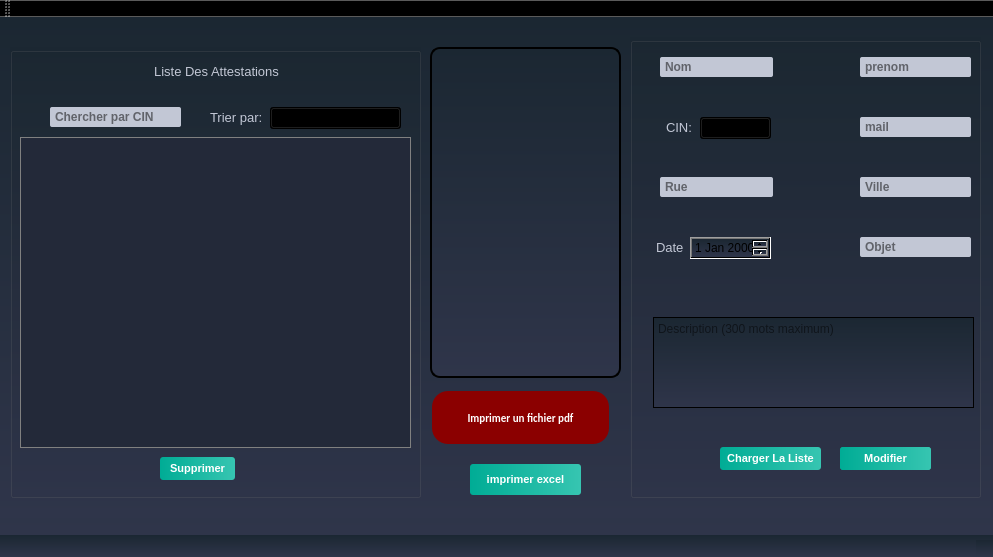
<?xml version="1.0" encoding="UTF-8"?>
<ui version="4.0">
 <class>MainWindow</class>
 <widget class="QMainWindow" name="MainWindow">
  <property name="geometry">
   <rect>
    <x>0</x>
    <y>0</y>
    <width>993</width>
    <height>557</height>
   </rect>
  </property>
  <property name="windowTitle">
   <string>Gestion des Clients</string>
  </property>
  <property name="styleSheet">
   <string notr="true">QWidget
{
	background-color: qlineargradient(spread:repeat, x1:1, y1:0, x2:1, y2:1, stop:0 rgba(27, 39, 50, 255),stop:1 rgba(47, 53, 74, 255));
	color: #000000;

}

QLabel
{
	background-color: transparent;
	color: #c2c7d5;
	font-size: 13px;

}
QPushButton
{
	background-color: qlineargradient(spread:pad, x1:0, y1:0.511, x2:1, y2:0.511, stop:0 rgba(0, 172, 149, 255),stop:0.995192 rgba(54, 197, 177, 255));
	color: #fff;
	font-size: 11px;
	font-weight: bold;
	border: none;
	border-radius: 3px;
	padding: 5px;

}


QPushButton::pressed
{
	background-color: qlineargradient(spread:pad, x1:0, y1:0.511, x2:1, y2:0.511, stop:0 rgba(0, 207, 179, 255),stop:1 rgba(70, 255, 230, 255));

}
QCheckBox
{
	background-color: transparent;
	color: #fff;
	font-size: 10px;
	font-weight: bold;
	border: none;
	border-radius: 5px;

}


/*-----QCheckBox-----*/
QCheckBox::indicator
{
    color: #b1b1b1;
    background-color: #323232;
    border: 1px solid darkgray;
    width: 12px;
    height: 12px;

}

QCheckBox::indicator
{
    color: #b1b1b1;
    background-color: #323232;
    border: 1px solid darkgray;
    width: 12px;
    height: 12px;

}


QCheckBox::indicator:checked
{
	background-color: qlineargradient(spread:pad, x1:0, y1:0.511, x2:1, y2:0.511, stop:0 rgba(0, 172, 149, 255),stop:0.995192 rgba(54, 197, 177, 255));;
    border: 1px solid #607cff;

}


QCheckBox::indicator:unchecked:hover
{
    border: 1px solid #08b099;

}


QCheckBox::disabled
{
	color: #656565;

}


QCheckBox::indicator:disabled
{
	background-color: #656565;
	color: #656565;
    border: 1px solid #656565;

}
QLineEdit
{
	background-color: #c2c7d5;
	color: #000;
	font-weight: bold;
	border: none;
	border-radius: 2px;
	padding: 3px;

}


/*-----QListView-----*/
QListView
{
	background-color: qlineargradient(spread:pad, x1:1, y1:0, x2:1, y2:1, stop:0 rgba(50, 61, 80, 255),stop:1 rgba(44, 49, 69, 255));
	color: #fff;
	font-size: 12px;
	font-weight: bold;
	border: 1px solid #191919;
	show-decoration-selected: 0;

}


QListView::item
{
	color: #31cecb;
	background-color: #454e5e;
	border: none;
	padding: 5px;
	border-radius: 0px;
	padding-left : 10px;
	height: 42px;

}

QListView::item:selected
{
	color: #31cecb;
	background-color: #454e5e;

}


QListView::item:!selected
{
	color:white;
	background-color: transparent;
	border: none;
	padding-left : 10px;

}


QListView::item:!selected:hover
{
	color: #bbbcba;
	background-color: #454e5e;
	border: none;
	padding-left : 10px;

}


/*-----QTreeView-----*/
QTreeView 
{
	background-color: #232939;
	show-decoration-selected: 0;
	color: #c2c8d7;

}


QTreeView::item 
{
	border-top-color: transparent;
	border-bottom-color: transparent;

}


QTreeView::item:hover 
{
	background-color: #606060;
	color: #fff;

}


QTreeView::item:selected 
{
	background-color: #0ab19a;
	color: #fff;

}


QTreeView::item:selected:active
{
	background-color: #0ab19a;
	color: #fff;

}


QTreeView::branch:has-children:!has-siblings:closed,
QTreeView::branch:closed:has-children:has-siblings 
{
	image: url(://tree-closed.png);

}

QTreeView::branch:open:has-children:!has-siblings,
QTreeView::branch:open:has-children:has-siblings  
{
	image: url(://tree-open.png);

}


/*-----QTableView &amp; QTableWidget-----*/
QTableView
{
    background-color: #232939;
	border: 1px solid gray;
    color: #f0f0f0;
    gridline-color: #232939;
    outline : 0;

}


QTableView::disabled
{
    background-color: #242526;
    border: 1px solid #32414B;
    color: #656565;
    gridline-color: #656565;
    outline : 0;

}


QTableView::item:hover 
{
    background-color: #606060;
    color: #f0f0f0;

}


QTableView::item:selected 
{
	background-color: #0ab19a;
    color: #F0F0F0;

}


QTableView::item:selected:disabled
{
    background-color: #1a1b1c;
    border: 2px solid #525251;
    color: #656565;

}


QTableCornerButton::section
{
	background-color: #343a49;
    color: #fff;

}


QHeaderView::section
{
	color: #fff;
	border-top: 0px;
	border-bottom: 1px solid gray;
	border-right: 1px solid gray;
	background-color: #343a49;
    margin-top:1px;
	margin-bottom:1px;
	padding: 5px;

}


QHeaderView::section:disabled
{
    background-color: #525251;
    color: #656565;

}


QHeaderView::section:checked
{
    color: #fff;
    background-color: #0ab19a;

}


QHeaderView::section:checked:disabled
{
    color: #656565;
    background-color: #525251;

}


QHeaderView::section::vertical::first,
QHeaderView::section::vertical::only-one
{
    border-top: 1px solid #353635;

}


QHeaderView::section::vertical
{
    border-top: 1px solid #353635;

}


QHeaderView::section::horizontal::first,
QHeaderView::section::horizontal::only-one
{
    border-left: 1px solid #353635;

}


QHeaderView::section::horizontal
{
    border-left: 1px solid #353635;

}


/*-----QScrollBar-----*/
QScrollBar:horizontal 
{
    background-color: transparent;
    height: 8px;
    margin: 0px;
    padding: 0px;

}


QScrollBar::handle:horizontal 
{
    border: none;
	min-width: 100px;
    background-color: #56576c;

}


QScrollBar::add-line:horizontal, 
QScrollBar::sub-line:horizontal,
QScrollBar::add-page:horizontal, 
QScrollBar::sub-page:horizontal 
{
    width: 0px;
    background-color: transparent;

}


QScrollBar:vertical 
{
    background-color: transparent;
    width: 8px;
    margin: 0;

}


QScrollBar::handle:vertical 
{
    border: none;
	min-height: 100px;
    background-color: #56576c;

}


QScrollBar::add-line:vertical, 
QScrollBar::sub-line:vertical,
QScrollBar::add-page:vertical, 
QScrollBar::sub-page:vertical 
{
    height: 0px;
    background-color: transparent;

}


</string>
  </property>
  <widget class="QWidget" name="centralWidget">
   <widget class="QStackedWidget" name="stackedWidget">
    <property name="geometry">
     <rect>
      <x>0</x>
      <y>0</y>
      <width>991</width>
      <height>501</height>
     </rect>
    </property>
    <property name="currentIndex">
     <number>0</number>
    </property>
    <widget class="QWidget" name="page">
     <widget class="QGroupBox" name="groupBox">
      <property name="geometry">
       <rect>
        <x>10</x>
        <y>30</y>
        <width>411</width>
        <height>451</height>
       </rect>
      </property>
      <property name="title">
       <string/>
      </property>
      <widget class="QTableView" name="listAtt">
       <property name="geometry">
        <rect>
         <x>10</x>
         <y>90</y>
         <width>391</width>
         <height>311</height>
        </rect>
       </property>
      </widget>
      <widget class="QLabel" name="label">
       <property name="geometry">
        <rect>
         <x>16</x>
         <y>9</y>
         <width>381</width>
         <height>31</height>
        </rect>
       </property>
       <property name="text">
        <string>Liste Des Attestations</string>
       </property>
       <property name="alignment">
        <set>Qt::AlignCenter</set>
       </property>
      </widget>
      <widget class="QPushButton" name="btnSupp">
       <property name="geometry">
        <rect>
         <x>150</x>
         <y>410</y>
         <width>75</width>
         <height>23</height>
        </rect>
       </property>
       <property name="text">
        <string>Supprimer</string>
       </property>
      </widget>
      <widget class="QLineEdit" name="rech">
       <property name="geometry">
        <rect>
         <x>40</x>
         <y>60</y>
         <width>131</width>
         <height>20</height>
        </rect>
       </property>
       <property name="text">
        <string/>
       </property>
       <property name="placeholderText">
        <string>Chercher par CIN</string>
       </property>
      </widget>
      <widget class="QComboBox" name="tri">
       <property name="geometry">
        <rect>
         <x>260</x>
         <y>60</y>
         <width>131</width>
         <height>22</height>
        </rect>
       </property>
       <item>
        <property name="text">
         <string>-</string>
        </property>
       </item>
       <item>
        <property name="text">
         <string>Date(ordre croissant)</string>
        </property>
       </item>
       <item>
        <property name="text">
         <string>Date(ordre decroissant)</string>
        </property>
       </item>
      </widget>
      <widget class="QLabel" name="label_tri">
       <property name="geometry">
        <rect>
         <x>200</x>
         <y>60</y>
         <width>61</width>
         <height>21</height>
        </rect>
       </property>
       <property name="text">
        <string>Trier par:</string>
       </property>
      </widget>
     </widget>
     <widget class="QGroupBox" name="groupBox_2">
      <property name="geometry">
       <rect>
        <x>630</x>
        <y>20</y>
        <width>351</width>
        <height>461</height>
       </rect>
      </property>
      <property name="title">
       <string/>
      </property>
      <widget class="QLineEdit" name="nom">
       <property name="geometry">
        <rect>
         <x>30</x>
         <y>20</y>
         <width>113</width>
         <height>20</height>
        </rect>
       </property>
       <property name="placeholderText">
        <string>Nom</string>
       </property>
      </widget>
      <widget class="QLineEdit" name="prenom">
       <property name="geometry">
        <rect>
         <x>230</x>
         <y>20</y>
         <width>111</width>
         <height>20</height>
        </rect>
       </property>
       <property name="placeholderText">
        <string>prenom</string>
       </property>
      </widget>
      <widget class="QLineEdit" name="mail">
       <property name="geometry">
        <rect>
         <x>230</x>
         <y>80</y>
         <width>111</width>
         <height>20</height>
        </rect>
       </property>
       <property name="placeholderText">
        <string>mail</string>
       </property>
      </widget>
      <widget class="QComboBox" name="cin">
       <property name="geometry">
        <rect>
         <x>70</x>
         <y>80</y>
         <width>71</width>
         <height>22</height>
        </rect>
       </property>
      </widget>
      <widget class="QLabel" name="label_2">
       <property name="geometry">
        <rect>
         <x>36</x>
         <y>80</y>
         <width>31</width>
         <height>21</height>
        </rect>
       </property>
       <property name="text">
        <string>CIN:</string>
       </property>
      </widget>
      <widget class="QLineEdit" name="rue">
       <property name="geometry">
        <rect>
         <x>30</x>
         <y>140</y>
         <width>113</width>
         <height>20</height>
        </rect>
       </property>
       <property name="placeholderText">
        <string>Rue</string>
       </property>
      </widget>
      <widget class="QLineEdit" name="ville">
       <property name="geometry">
        <rect>
         <x>230</x>
         <y>140</y>
         <width>111</width>
         <height>20</height>
        </rect>
       </property>
       <property name="placeholderText">
        <string>Ville</string>
       </property>
      </widget>
      <widget class="QTextEdit" name="desc">
       <property name="geometry">
        <rect>
         <x>23</x>
         <y>280</y>
         <width>321</width>
         <height>91</height>
        </rect>
       </property>
       <property name="placeholderText">
        <string>Description (300 mots maximum)</string>
       </property>
      </widget>
      <widget class="QDateEdit" name="date">
       <property name="geometry">
        <rect>
         <x>60</x>
         <y>200</y>
         <width>81</width>
         <height>22</height>
        </rect>
       </property>
      </widget>
      <widget class="QLabel" name="label_3">
       <property name="geometry">
        <rect>
         <x>26</x>
         <y>200</y>
         <width>41</width>
         <height>21</height>
        </rect>
       </property>
       <property name="text">
        <string>Date</string>
       </property>
      </widget>
      <widget class="QLineEdit" name="objet">
       <property name="geometry">
        <rect>
         <x>230</x>
         <y>200</y>
         <width>111</width>
         <height>20</height>
        </rect>
       </property>
       <property name="text">
        <string/>
       </property>
       <property name="placeholderText">
        <string>Objet</string>
       </property>
      </widget>
      <widget class="QPushButton" name="btnAjout">
       <property name="geometry">
        <rect>
         <x>210</x>
         <y>410</y>
         <width>91</width>
         <height>23</height>
        </rect>
       </property>
       <property name="text">
        <string>Ajouter</string>
       </property>
      </widget>
      <widget class="QPushButton" name="btnModif">
       <property name="geometry">
        <rect>
         <x>210</x>
         <y>410</y>
         <width>91</width>
         <height>23</height>
        </rect>
       </property>
       <property name="text">
        <string>Modifier</string>
       </property>
      </widget>
      <widget class="QPushButton" name="pushButton">
       <property name="geometry">
        <rect>
         <x>90</x>
         <y>410</y>
         <width>101</width>
         <height>23</height>
        </rect>
       </property>
       <property name="text">
        <string>Charger La Liste</string>
       </property>
      </widget>
     </widget>
     <widget class="QTextEdit" name="Impression">
      <property name="geometry">
       <rect>
        <x>430</x>
        <y>30</y>
        <width>191</width>
        <height>331</height>
       </rect>
      </property>
      <property name="styleSheet">
       <string notr="true">border: 2px solid bleu;
border-radius: 10px;
padding:  0 9px;
font: bold, &quot;Comic Sans MS&quot;;;
text-align:center;</string>
      </property>
     </widget>
     <widget class="QPushButton" name="imprimer">
      <property name="geometry">
       <rect>
        <x>430</x>
        <y>370</y>
        <width>181</width>
        <height>61</height>
       </rect>
      </property>
      <property name="styleSheet">
       <string notr="true">background-color: #8B0000	;
  border: none;
  color: white;
  padding: 10px;
  text-align: center;
  text-decoration: none;
font-family:calibri;
  display: inline-block;
  font-size: 11px;
  margin: 4px 2px;
  border-radius : 16px;</string>
      </property>
      <property name="text">
       <string>Imprimer un fichier pdf</string>
      </property>
     </widget>
     <widget class="QPushButton" name="pushButton_2">
      <property name="geometry">
       <rect>
        <x>470</x>
        <y>447</y>
        <width>111</width>
        <height>31</height>
       </rect>
      </property>
      <property name="text">
       <string>imprimer excel</string>
      </property>
     </widget>
    </widget>
    <widget class="QWidget" name="page_2">
     <widget class="QTableView" name="tabPass">
      <property name="geometry">
       <rect>
        <x>30</x>
        <y>100</y>
        <width>351</width>
        <height>341</height>
       </rect>
      </property>
     </widget>
     <widget class="Line" name="line">
      <property name="geometry">
       <rect>
        <x>403</x>
        <y>10</y>
        <width>20</width>
        <height>471</height>
       </rect>
      </property>
      <property name="orientation">
       <enum>Qt::Vertical</enum>
      </property>
     </widget>
     <widget class="QLabel" name="label_4">
      <property name="geometry">
       <rect>
        <x>50</x>
        <y>10</y>
        <width>321</width>
        <height>31</height>
       </rect>
      </property>
      <property name="text">
       <string>Liste Passeport</string>
      </property>
      <property name="alignment">
       <set>Qt::AlignCenter</set>
      </property>
     </widget>
     <widget class="QLineEdit" name="mailP">
      <property name="geometry">
       <rect>
        <x>810</x>
        <y>210</y>
        <width>151</width>
        <height>21</height>
       </rect>
      </property>
      <property name="placeholderText">
       <string>Mail</string>
      </property>
     </widget>
     <widget class="QComboBox" name="cinP">
      <property name="geometry">
       <rect>
        <x>500</x>
        <y>90</y>
        <width>141</width>
        <height>22</height>
       </rect>
      </property>
      <item>
       <property name="text">
        <string>09635352</string>
       </property>
      </item>
      <item>
       <property name="text">
        <string>08456122</string>
       </property>
      </item>
     </widget>
     <widget class="QLabel" name="label_5">
      <property name="geometry">
       <rect>
        <x>440</x>
        <y>90</y>
        <width>41</width>
        <height>21</height>
       </rect>
      </property>
      <property name="text">
       <string>CIN</string>
      </property>
     </widget>
     <widget class="QLabel" name="label_6">
      <property name="geometry">
       <rect>
        <x>570</x>
        <y>10</y>
        <width>321</width>
        <height>31</height>
       </rect>
      </property>
      <property name="text">
       <string>Ajout Passeport</string>
      </property>
      <property name="alignment">
       <set>Qt::AlignCenter</set>
      </property>
     </widget>
     <widget class="QLabel" name="label_7">
      <property name="geometry">
       <rect>
        <x>440</x>
        <y>210</y>
        <width>91</width>
        <height>16</height>
       </rect>
      </property>
      <property name="text">
       <string>Date Naissance</string>
      </property>
     </widget>
     <widget class="QDateEdit" name="dateP">
      <property name="geometry">
       <rect>
        <x>530</x>
        <y>210</y>
        <width>110</width>
        <height>22</height>
       </rect>
      </property>
     </widget>
     <widget class="QLineEdit" name="adresse">
      <property name="geometry">
       <rect>
        <x>500</x>
        <y>330</y>
        <width>141</width>
        <height>21</height>
       </rect>
      </property>
      <property name="placeholderText">
       <string>Adresse</string>
      </property>
     </widget>
     <widget class="QComboBox" name="sexe">
      <property name="geometry">
       <rect>
        <x>850</x>
        <y>90</y>
        <width>111</width>
        <height>22</height>
       </rect>
      </property>
      <item>
       <property name="text">
        <string>Male</string>
       </property>
      </item>
      <item>
       <property name="text">
        <string>Female</string>
       </property>
      </item>
      <item>
       <property name="text">
        <string>Autre</string>
       </property>
      </item>
     </widget>
     <widget class="QLabel" name="label_8">
      <property name="geometry">
       <rect>
        <x>810</x>
        <y>90</y>
        <width>41</width>
        <height>21</height>
       </rect>
      </property>
      <property name="text">
       <string>Sexe</string>
      </property>
     </widget>
     <widget class="QComboBox" name="etat">
      <property name="geometry">
       <rect>
        <x>870</x>
        <y>150</y>
        <width>91</width>
        <height>22</height>
       </rect>
      </property>
      <item>
       <property name="text">
        <string>Celibataire</string>
       </property>
      </item>
      <item>
       <property name="text">
        <string>Marie</string>
       </property>
      </item>
      <item>
       <property name="text">
        <string>Divorce</string>
       </property>
      </item>
      <item>
       <property name="text">
        <string/>
       </property>
      </item>
     </widget>
     <widget class="QLabel" name="label_9">
      <property name="geometry">
       <rect>
        <x>810</x>
        <y>150</y>
        <width>51</width>
        <height>21</height>
       </rect>
      </property>
      <property name="text">
       <string>Etat Civil</string>
      </property>
     </widget>
     <widget class="QPushButton" name="btnAjout2">
      <property name="geometry">
       <rect>
        <x>690</x>
        <y>400</y>
        <width>121</width>
        <height>31</height>
       </rect>
      </property>
      <property name="text">
       <string>Ajouter</string>
      </property>
     </widget>
     <widget class="QPushButton" name="btnModif2">
      <property name="geometry">
       <rect>
        <x>690</x>
        <y>400</y>
        <width>121</width>
        <height>31</height>
       </rect>
      </property>
      <property name="text">
       <string>Modifier</string>
      </property>
     </widget>
     <widget class="QPushButton" name="charger">
      <property name="geometry">
       <rect>
        <x>50</x>
        <y>460</y>
        <width>101</width>
        <height>31</height>
       </rect>
      </property>
      <property name="text">
       <string>Charger Liste</string>
      </property>
     </widget>
     <widget class="QPushButton" name="btnSupp2">
      <property name="geometry">
       <rect>
        <x>160</x>
        <y>460</y>
        <width>101</width>
        <height>31</height>
       </rect>
      </property>
      <property name="text">
       <string>Supprimer</string>
      </property>
     </widget>
     <widget class="QLineEdit" name="rech2">
      <property name="geometry">
       <rect>
        <x>40</x>
        <y>70</y>
        <width>121</width>
        <height>21</height>
       </rect>
      </property>
      <property name="placeholderText">
       <string>Chercher Par CIN</string>
      </property>
     </widget>
     <widget class="QLabel" name="label_10">
      <property name="geometry">
       <rect>
        <x>220</x>
        <y>70</y>
        <width>31</width>
        <height>21</height>
       </rect>
      </property>
      <property name="text">
       <string>Trier</string>
      </property>
     </widget>
     <widget class="QComboBox" name="tri2">
      <property name="geometry">
       <rect>
        <x>250</x>
        <y>70</y>
        <width>121</width>
        <height>22</height>
       </rect>
      </property>
      <item>
       <property name="text">
        <string>-</string>
       </property>
      </item>
      <item>
       <property name="text">
        <string>Date Naissance(ordre croissant)</string>
       </property>
      </item>
      <item>
       <property name="text">
        <string>Date Naissance(ordre decroissant)</string>
       </property>
      </item>
     </widget>
     <widget class="QComboBox" name="raison">
      <property name="geometry">
       <rect>
        <x>498</x>
        <y>150</y>
        <width>141</width>
        <height>22</height>
       </rect>
      </property>
      <item>
       <property name="text">
        <string>Premier Passeport</string>
       </property>
      </item>
      <item>
       <property name="text">
        <string>Passeport Sature</string>
       </property>
      </item>
      <item>
       <property name="text">
        <string>Passeport vole</string>
       </property>
      </item>
      <item>
       <property name="text">
        <string>Passeport Perdu</string>
       </property>
      </item>
      <item>
       <property name="text">
        <string>Renouvellement</string>
       </property>
      </item>
      <item>
       <property name="text">
        <string>Changement Renseignements</string>
       </property>
      </item>
     </widget>
     <widget class="QLabel" name="label_11">
      <property name="geometry">
       <rect>
        <x>440</x>
        <y>150</y>
        <width>61</width>
        <height>21</height>
       </rect>
      </property>
      <property name="text">
       <string>Raison</string>
      </property>
     </widget>
     <widget class="QLabel" name="label_12">
      <property name="geometry">
       <rect>
        <x>810</x>
        <y>270</y>
        <width>41</width>
        <height>21</height>
       </rect>
      </property>
      <property name="text">
       <string>Type</string>
      </property>
     </widget>
     <widget class="QComboBox" name="type">
      <property name="geometry">
       <rect>
        <x>848</x>
        <y>270</y>
        <width>111</width>
        <height>22</height>
       </rect>
      </property>
      <item>
       <property name="text">
        <string>Regulier</string>
       </property>
      </item>
      <item>
       <property name="text">
        <string>Officiel</string>
       </property>
      </item>
      <item>
       <property name="text">
        <string>Diplomatique</string>
       </property>
      </item>
     </widget>
     <widget class="QLabel" name="label_13">
      <property name="geometry">
       <rect>
        <x>440</x>
        <y>270</y>
        <width>71</width>
        <height>21</height>
       </rect>
      </property>
      <property name="text">
       <string>Traitement</string>
      </property>
     </widget>
     <widget class="QComboBox" name="traitement">
      <property name="geometry">
       <rect>
        <x>510</x>
        <y>270</y>
        <width>131</width>
        <height>22</height>
       </rect>
      </property>
      <item>
       <property name="text">
        <string>Normal</string>
       </property>
      </item>
      <item>
       <property name="text">
        <string>Urgent</string>
       </property>
      </item>
     </widget>
     <widget class="QPushButton" name="pushButton_3">
      <property name="geometry">
       <rect>
        <x>694</x>
        <y>450</y>
        <width>121</width>
        <height>31</height>
       </rect>
      </property>
      <property name="text">
       <string>Gestion Attestation</string>
      </property>
     </widget>
     <widget class="QPushButton" name="home">
      <property name="geometry">
       <rect>
        <x>270</x>
        <y>460</y>
        <width>101</width>
        <height>31</height>
       </rect>
      </property>
      <property name="text">
       <string>Home</string>
      </property>
     </widget>
    </widget>
    <widget class="QWidget" name="page_3">
     <widget class="QPushButton" name="GestionP">
      <property name="geometry">
       <rect>
        <x>350</x>
        <y>142</y>
        <width>261</width>
        <height>51</height>
       </rect>
      </property>
      <property name="text">
       <string>Gestion Passeport</string>
      </property>
     </widget>
     <widget class="QPushButton" name="gestionA">
      <property name="geometry">
       <rect>
        <x>350</x>
        <y>270</y>
        <width>261</width>
        <height>51</height>
       </rect>
      </property>
      <property name="text">
       <string>Gestion Attestation</string>
      </property>
     </widget>
    </widget>
   </widget>
  </widget>
  <widget class="QMenuBar" name="menuBar">
   <property name="geometry">
    <rect>
     <x>0</x>
     <y>0</y>
     <width>993</width>
     <height>26</height>
    </rect>
   </property>
  </widget>
  <widget class="QToolBar" name="mainToolBar">
   <attribute name="toolBarArea">
    <enum>TopToolBarArea</enum>
   </attribute>
   <attribute name="toolBarBreak">
    <bool>false</bool>
   </attribute>
  </widget>
  <widget class="QStatusBar" name="statusBar"/>
 </widget>
 <layoutdefault spacing="6" margin="11"/>
 <resources/>
 <connections/>
</ui>
